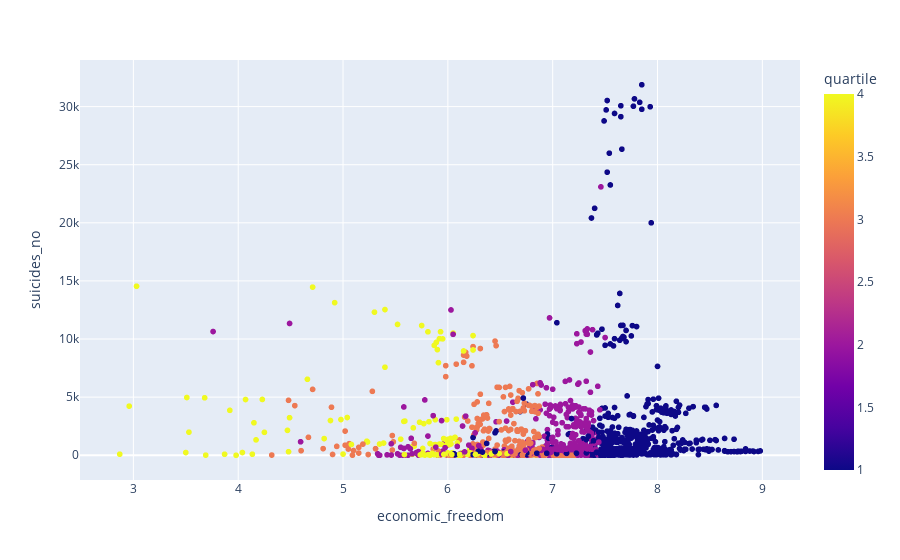

Here is the notebook cell this chart was saved with:
### Markdown cell above
### Numero de suicidios vs libertad economica

### Code cell
fig = px.scatter(data, x='economic_freedom', y="suicides_no", color="quartile", hover_data=['country','year'])
fig.show()

### Figure 1 — Plotly figure (JSON) as saved in the notebook; plotly's stock layout.template omitted (floating-point values rounded to 4 significant figures; data arrays with more than 128 entries replaced by an {"elided": "..."} marker saying what was removed)
{"data": [{"customdata": {"elided": "1470x2 mixed values"}, "hovertemplate": "economic_freedom=%{x}<br>suicides_no=%{y}<br>country=%{customdata[0]}<br>year=%{customdata[1]}<br>quartile=%{marker.color}<extra></extra>", "legendgroup": "", "marker": {"color": {"elided": "1470 int values"}, "coloraxis": "coloraxis", "symbol": "circle"}, "mode": "markers", "name": "", "showlegend": false, "type": "scattergl", "x": {"elided": "1470 float values"}, "xaxis": "x", "y": {"elided": "1470 float values"}, "yaxis": "y"}], "layout": {"coloraxis": {"colorbar": {"title": {"text": "quartile"}}, "colorscale": [[0, "#0d0887"], [0.1111, "#46039f"], [0.2222, "#7201a8"], [0.3333, "#9c179e"], [0.4444, "#bd3786"], [0.5556, "#d8576b"], [0.6667, "#ed7953"], [0.7778, "#fb9f3a"], [0.8889, "#fdca26"], [1, "#f0f921"]]}, "legend": {"tracegroupgap": 0}, "margin": {"t": 60}, "xaxis": {"anchor": "y", "domain": [0, 1], "title": {"text": "economic_freedom"}}, "yaxis": {"anchor": "x", "domain": [0, 1], "title": {"text": "suicides_no"}}}}
